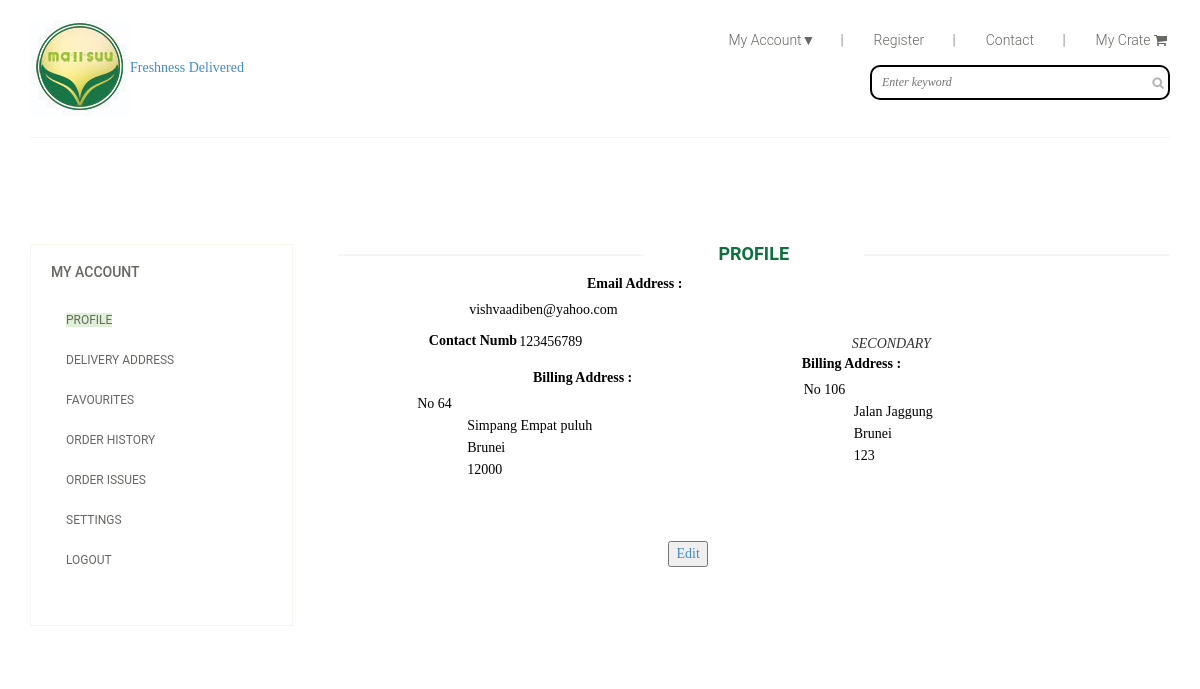
The page /profile.php (signed in) on the database its author committed.
### tables this page shows
CREATE TABLE `user_individual_register` (
  `userid` int(20) NOT NULL,
  `email` varchar(50) NOT NULL,
  `password` varchar(50) NOT NULL,
  `number` int(50) NOT NULL,
  `number1` int(50) NOT NULL,
  `number2` int(50) NOT NULL,
  `address1` varchar(300) NOT NULL,
  `address2` varchar(300) NOT NULL
);

### profile.php (the view, shortened to what this page needs)
<?php
include'dbconfig.php';
?>
<!DOCTYPE html>
<html lang="en">
<head>
    <link href="css/bootstrap.min.css" rel="stylesheet">
    <link href="css/font-awesome.min.css" rel="stylesheet">
    <link href="css/prettyPhoto.css" rel="stylesheet">
    <link href="css/price-range.css" rel="stylesheet">
    <link href="css/animate.css" rel="stylesheet">
	<link href="css/main.css" rel="stylesheet">
	<link href="css/responsive.css" rel="stylesheet">
</head>
<body>
	<header id="header">
		<div class="header-middle">
			<div class="container">
				<div class="row">
					<div class="col-sm-4">
						<div class="logo pull-left">
							<a href="index.html"><img src="images/Logo 8.jpg" alt="" />Freshness Delivered</a>
						</div>
					</div>
					<div class="col-sm-8">
						<div class="shop-menu pull-right">
							<ul class="nav navbar-nav">
								<li class="dropdown-toggle" data-toggle="dropdown" data-hover="dropdown"><a href="">My Account&#9660;<span style="margin-left:25px">|</span></a></li>
								<li><a href=""> Register <span style="margin-left:25px">|</span></a></li>
								<li><a href=""> Contact <span style="margin-left:25px">|</span></a></li>
								<li><a href="mycrate.php"> My Crate <i class="fa fa-shopping-cart"></i></a></li>
							</ul>
						</div>
					</div>
                    <div class="search_box pull-right" style="margin-top:15px;">
							<input type="text" placeholder="Enter keyword" style="width:300px"/>
					</div>
				</div>
			</div>
		</div>
		<div class="header-bottom">
			<div class="container">
				<div class="row">
					<div class="col-sm-12">
					</div>
				</div>
			</div>
		</div>
	</header>
	<section id="slider">
	</section>
	<section>
		<div class="container">
			<div class="row">
				<div class="col-sm-3">
					<div>
						<div class="panel-group category-products" id="accordian">
							<div class="panel panel-default">
								<div class="panel-heading">
									<h4 class="panel-title">
										<a href="#sub1">
										<div>My Account</div>
										</a>
									</h4>
								</div>
								<div id="sub1">
									<div class="panel-body">
										<ul id="filter">
											<li><a href="profile.php" class="alert-success">Profile</a></li>
											<li><a href="deliver_address.php">Delivery Address</a></li>
											<li><a href="#">Favourites</a></li>
											<li><a href="#">Order History</a></li>
								            <li><a href="#">Order Issues</a></li>
                                            <li><a href="#">Settings</a></li>
                                            <li><a href="#">Logout</a></li>
										</ul>
									</div>
								</div>
							</div>
						</div>
					</div>
				</div>
				<div class="col-sm-9 padding-right">
					<div class="features_items">
						<h2   class="title text-center">Profile</h2>
						<?php
						$sql = "SELECT * FROM user_individual_register where userid ='$_SESSION[user]'";
						$result = mysqli_query($conn, $sql);
						if (mysqli_num_rows($result) > 0)
						{
   						while($row = mysqli_fetch_assoc($result))
						{
						?>
						<div class="col-sm-4" style=" width:50%; height:10%;">
							<div>
								<div class="single-products">
										<div class="productinfo text-center">
                        <form method="POST" action="" enctype="multipart/form-data">
						<div>
<label style="color:#000;position:relative; left:100px; top: -20px;">Email Address :&nbsp;&nbsp;</label>
<input style="border:none; position:relative; left:100px; top:-20px;" type='text' name='' size="40"  value= '<?php echo $row['email']; ?>' readonly />
                          <br>
<label style="color:#000; position:relative; left:-55px; top: -10px;">Contact Number :</label>
<input style="border:none; position:relative; left: 150px; top: -35px" type='text' name='' size="40"  value='<?php echo $row['number']; ?>' readonly />						<?php
					   }
	                }
         ?>
<div style="position:relative; left:48px; top:-20px;">
<label style="color:#000">Billing Address :&nbsp;&nbsp;</label>
<?php
$address = mysqli_query($conn, "SELECT * FROM user_individual_register WHERE userid = '$_SESSION[user]'");
if (mysqli_num_rows($address) > 0){
while($rows = mysqli_fetch_array($address)) {
	$mark = $rows['address1'];
	$addr = explode(',', $mark);
	$line1= $addr[0];
	$line2= $addr[1];
	$line3= $addr[2];
	$line4= $addr[3];
 ?>
<input style="border:none" type='text' name='' size="40"  value='<?php echo $line1; ?>'  readonly/>
<input style="border:none; position:relative; left:50px;" type='text' name='' size="40"  value='<?php echo $line2; ?>'  readonly/>
<input style="border:none; position:relative; left:50px;"" type='text' name='' size="40"  value='<?php echo $line3; ?>' readonly />
<input style="border:none; position:relative; left:50px;" type='text' name='' size="40"  value='<?php echo $line4; ?>'  readonly/>
<?php
					   }
	                }
         ?>
</div><br><br>
                             <button style="position:relative; left:150px;" type="submit"><a href="profileedit.php">Edit</a></button>
</div>
									</div>
								</div>
							</div>
						</div>
<br>
<br>
<br>
<div style="position:relative; left:48px; top:-20px;">
<i style="position:relative; left:50px;">SECONDARY</i> <br>
<label style="color:#000">Billing Address :&nbsp;&nbsp;</label>
<?php
$address1 = mysqli_query($conn, "SELECT * FROM user_individual_register WHERE address2 IS NOT NULL AND userid = '$_SESSION[user]'");
if (mysqli_num_rows($address1) > 0){
while($rows = mysqli_fetch_array($address1)) {
	$mark = $rows['address2'];
	$addr = explode(',', $mark);
	$line1= $addr[0];
	$line2= $addr[1];
	$line3= $addr[2];
	$line4= $addr[3];
echo "<input style='border:none' type='text' name='' size='40'  value='$line1'  readonly/>
<input style='border:none; position:relative; left:50px;' type='text' name='' size='40'  value='$line2'  readonly/>
<input style='border:none; position:relative; left:50px;' type='text' name='' size='40'  value='$line3' readonly />
<input style='border:none; position:relative; left:50px;' type='text' name='' size='40'  value='$line4'  readonly/> ";
					   }
	                }
         ?>
</div><br><br>
</div>
									</div>
								</div>
							</div>
	</section>
</body>
</html>

### css/main.css (style rules this page uses)
body { font-family: maiisuu; position: relative; font-weight:400px; }
ul li { list-style: none; }
a { -webkit-transition: 300ms; -moz-transition: 300ms; -o-transition: 300ms; transition: 300ms; }
h1, h2, h3, h4, h5, h6 { font-family: 'Roboto', sans-serif; }
.header-middle .container .row { border-bottom: 1px solid #f5f5f5; margin-left: 0; margin-right: 0; padding-bottom: 20px; padding-top: 20px; }
.header-middle .container .row .col-sm-4 { padding-left: 0; }
.header-middle .container .row .col-sm-8 { padding-right:0; }
.shop-menu ul li { display:inline-block; padding-left: 15px; padding-right: 15px; }
.shop-menu ul li:last-child { padding-right: 0; }
.shop-menu ul li a { background: #FFFFFF; color: #696763; font-family: 'Roboto', sans-serif; font-size: 14px; font-weight: 300; padding:0; padding-right: 0; margin-top: 10px; }
.shop-menu ul li a i { margin-right:3px; }
.header-bottom { padding-bottom: 30px; padding-top: 30px; }
.search_box input { border: 2px solid black; border-radius:10px; color: #B2B2B2; font-family: 'maiisuu'; font-style:italic; font-size: 12px; font-weight: 300; height: 35px; outline: medium none; padding-left: 10px; width: 155px; background-image: url(../images/home/searchicon.png); background-repeat: no-repeat; background-position: 280px; }
#slider { padding-bottom: 45px; }
.category-products { border: 1px solid #F7F7F0; margin-bottom: 35px; padding-bottom: 20px; padding-top: 15px; }
.left-sidebar h2:after, h2.title:after { content: " "; position: absolute; border: 1px solid #f5f5f5; bottom:8px; left: 0; width: 100%; height: 0; z-index: -2; }
h2.title:before { content: " "; position: absolute; background: #fff; bottom: -6px; width: 220px; height: 30px; z-index: -1; left: 50%; margin-left: -110px; }
.category-products .panel { background-color: #FFFFFF; border: 0px; border-radius: 0px; box-shadow:none; margin-bottom: 0px; }
.category-products .panel-default .panel-heading { background-color: #FFFFFF; border: 0 none; color: #FFFFFF; padding: 5px 20px; }
.category-products .panel-default .panel-heading .panel-title a { color: #696763; font-family: 'Roboto', sans-serif; font-size: 14px; text-decoration: none; text-transform: uppercase; }
.panel-body ul { padding-left: 20px; }
.panel-body ul li a { color: #696763; font-family: 'Roboto', sans-serif; font-size: 12px; text-transform: uppercase; }
.padding-right { padding-right: 0; }
.features_items { overflow:hidden; }
h2.title { color: #0b713d; font-family: 'Roboto', sans-serif; font-size: 18px; font-weight: 700; margin: 0 15px; text-transform: uppercase; margin-bottom: 30px; position: relative; }
.single-products { position: relative; }
.productinfo { position:relative; }
.category-products ul li { padding:10px 0px; }

### profile.php (style rules this page uses)
li { cursor: pointer; cursor: hand; }

### rows shown on the page
user_individual_register: email "vishvaadiben@yahoo.com", number "123456789", address1 "No 64", address1 "Simpang Empat puluh", address1 "Brunei", address1 "12000", address2 "No 106", address2 "Jalan Jaggung", address2 "Brunei", address2 "123"
